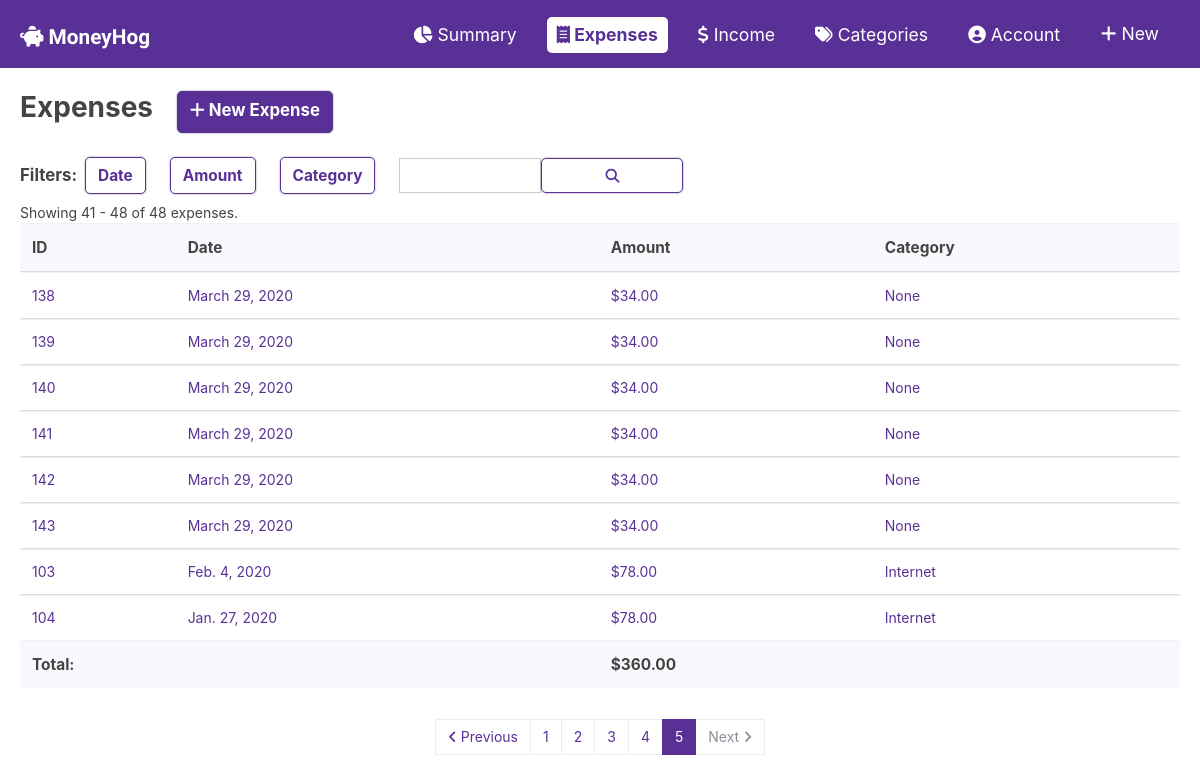
Page /budget/expenses/?page=5 on the committed database.
### budget/models.py (models this page shows, shortened)
class Expense(models.Model):
    expense_date = models.DateField('Date of expense')
    vendor = models.CharField(max_length=100,blank=True)
    description = models.CharField(max_length=200, blank=True)
    category = models.ForeignKey('Category', on_delete=models.SET_NULL,null=True,blank=True)
    amount = models.DecimalField(max_digits=10, decimal_places=2)
    receipt = models.ImageField(upload_to="images/", blank=True)

class Category(models.Model):
    name = models.CharField(max_length=50)
    def __str__(self):
        return self.name

### budget/views.py (the view)
# urls.py: path('expenses/', views.expense_list, name='expense_list'),
def expense_list(request):
    latest_expenses_list = Expense.objects.order_by('-expense_date')
    limit = 10
    paginator = Paginator(latest_expenses_list, limit)
    page_number = request.GET.get('page')
    if page_number == None:
        page_number = 1
    page_obj = paginator.get_page(page_number)
    page_total = 0
    page_count = 0
    for i in page_obj:
        page_total += i.amount
        page_count += 1
    start_num = (int(page_number) - 1) * limit +1
    end_num = start_num + page_count - 1
    context = {
        'page_obj': page_obj,
        'page_number': page_number,
        'page_total': page_total,
        'num_records': paginator.count,
        'page_range': paginator.page_range,
        'start_num' : start_num,
        'end_num': end_num,
    }
    return render(request, 'budget/expenses/list.html', context)

### budget/templates/budget/expenses/list.html (shortened to what this page needs)
{% extends "budget/expenses/expense.html" %}
{% load static %}
{% block extra_styles %}
<link rel="stylesheet" type="text/css" href="{% static 'budget/list.css' %}">
{% endblock extra_styles %}
{% block main_class %} class="table-content" {% endblock main_class %}
{% block content %}
  <div class="flex mt-2 mb-4">
    <h1 class="imp page-title mr-4">Expenses</h1>
    <a href="{% url 'budget:expense_form_page' %}" class="btn btn-primary imp title-med"><i class="fas fa-plus"></i> New Expense</a>
  </div>
  <div class="flex flex-wrap align-center mb-2">
    <span class="title-med imp mr-2">Filters: </span>
    <button id="date-range" type="button" class="btn btn-outline-primary imp title-sm mr-4" data-toggle="modal" data-target="#dateModal">Date</button>
    <button type="button" class="btn btn-outline-primary imp title-sm mr-4">Amount</button>
    <button type="button" class="btn btn-outline-primary imp title-sm mr-4">Category</button>
    <form action="" method="POST" class="inline-for flex align-center just-end" enctype="application/x-www-form-urlencoded">
        <input type="search" id="expense-search" name="expense-search" class="form-control" aria-describedby="search">
        <button type="submit" class="btn btn-outline-primary form-control"><i class="fas fa-search"></i></button>
    </form>
  </div>
  {% if page_obj %}
  <span>Showing {{ start_num }} - {{ end_num }} of {{ num_records }} expenses.</span>
  <div class="table-responsive">
    <table class="table mb-">
      <thead class="thead-light">
        <tr>
          <th scope="col" class="title-sm">ID</th>
          <th scope="col" class="title-sm">Date</th>
          <th scope="col" class="title-sm">Amount</th>
          <th scope="col" class="title-sm">Category</th>
        </tr>
      </thead>
      <tbody class="list-grou">
                {% for record in page_obj %}
                <tr class="click btn-link">
                  <td >{{ record.pk }}</a></td>
                  <td >{{ record.expense_date }}</td>
                  <td >${{ record.amount }}</td>
                  <td >{{ record.category }}</td>
                </tr>
                {% endfor %}
      </tbody>
      <tfoot>
        <tr class="thead-light">
          <td colspan="2" class="imp title-sm">Total:</td>
          <td colspan="2" class="imp title-sm">${{ page_total }}</td>
        </tr>
      </tfoot>
    </table>
    <nav aria-label="..." class="flex just-center">
      <ul class="pagination">
      {% if page_obj.has_previous %}
        <li class="page-item">
          <a class="page-link" href="?page={{ page_obj.previous_page_number }}"><i class="fas fa-angle-left"></i> Previous</a>
        </li>
      {% else %}
        <li class="page-item disabled">
          <span class="page-link"><i class="fas fa-angle-left"></i> Previous</span>
        </li>
      {% endif %}
      {% for page_num in page_range %}
        <li class="page-item page-num"><a class="page-link" href="">{{ page_num }}</a></li>
      {% endfor %}
        {% if page_obj.has_next %}
        <li class="page-item">
          <a class="page-link" href="?page={{ page_obj.next_page_number }}">Next <i class="fas fa-angle-right"></i></a>
        </li>
        {% else %}
        <li class="page-item disabled">
          <span class="page-link ">Next <i class="fas fa-angle-right"></i></span>
        </li>
        {% endif %}
      </ul>
    </nav>
  </div>
  {% else %}
      <p>You don't have any expenses yet!</p>
  {% endif %}
{% endblock content%}

### budget/static/budget/main.css (style rules this page uses)
nav { padding: 15px 20px; }
.page-title { font-size: 2em; }
.title-med { font-size: 1.2em; margin-bottom: 0; }
.title-sm { font-size: 1.1em; }
.click { box-shadow: 0px 0px 1px #888888; }
tfoot,thead { background-color: #F9F8FC; }
.btn-primary, .btn-outline-primary, .btn-success, .btn-danger, .btn-info, .btn-outline-secondary { box-shadow: 0px 0px 2px #888888; border-radius: 5px; }
.imp { font-weight: bold; }
.flex { display: flex; }
.align-center { align-items: center; }
.just-center { justify-content: center; }
.just-end { justify-content: flex-end; }
.flex-wrap { flex-wrap: wrap; }

### rows in the picture
Expense: pk "138", expense_date "March 29, 2020", amount "34.00", category "None"
Expense: pk "139", expense_date "March 29, 2020", amount "34.00", category "None"
Expense: pk "140", expense_date "March 29, 2020", amount "34.00", category "None"
Expense: pk "141", expense_date "March 29, 2020", amount "34.00", category "None"
Expense: pk "142", expense_date "March 29, 2020", amount "34.00", category "None"
Expense: pk "143", expense_date "March 29, 2020", amount "34.00", category "None"
Expense: pk "103", expense_date "Feb. 4, 2020", amount "78.00", category "Internet"
Expense: pk "104", expense_date "Jan. 27, 2020", amount "78.00", category "Internet"

### other values in the picture
{{ start_num }} "41"
{{ end_num }} "48"
{{ num_records }} "48"
{{ page_total }} "360.00"
{{ page_num }} "1" "2" "3" "4" "5"
